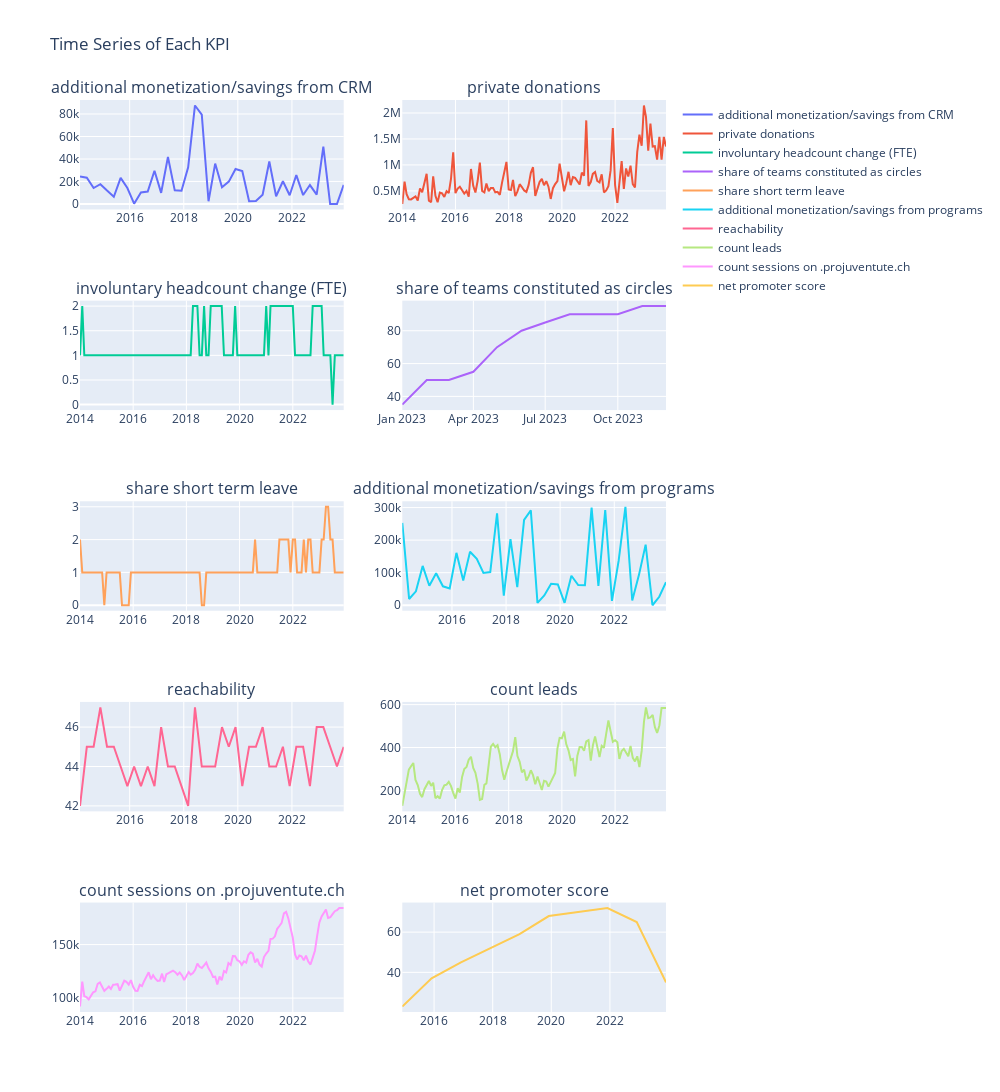

This figure's notebook cell:
### Code cell
# Creating subplots for the time series of each KPI 
kpis = df.kpi.unique().tolist()
fig = make_subplots(rows=5, cols=2, subplot_titles=kpis, shared_xaxes=False)

row = 1
col = 1
for kpi in kpis:
    dfKpi = df[df['kpi'] == kpi]
    trace = go.Scatter(x=dfKpi['date'], y=dfKpi['value'], name=kpi, mode='lines')
    fig.add_trace(trace, row=row, col=col)
    col += 1
    if col > 2:
        col = 1
        row += 1

fig.update_layout(height=1200, width=1000, title_text='Time Series of Each KPI')
fig.show()
